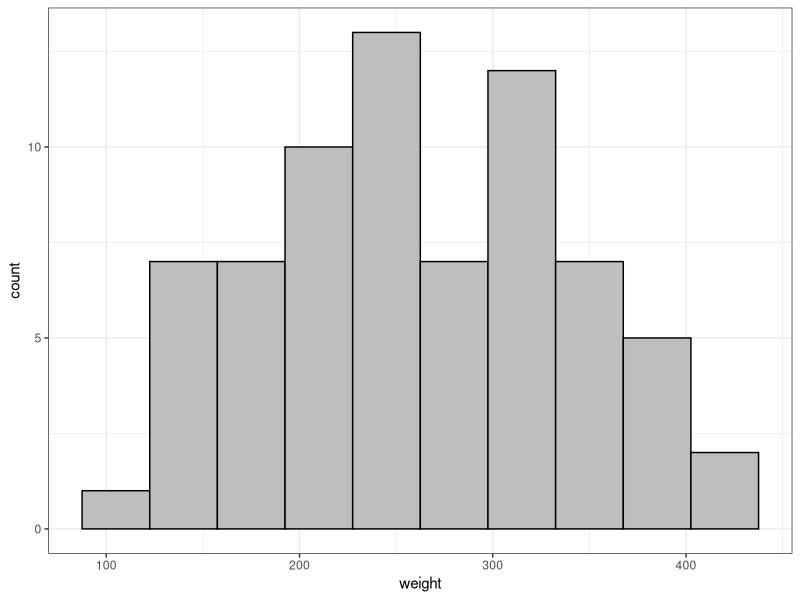
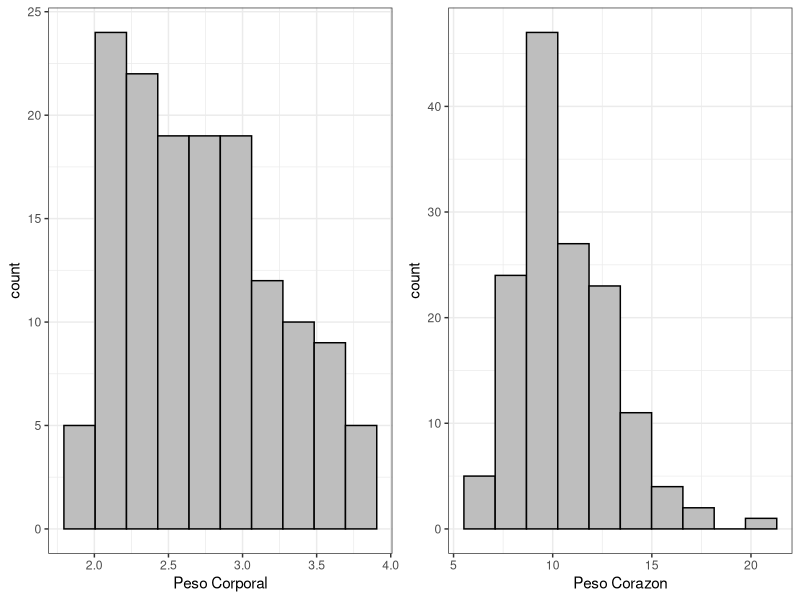
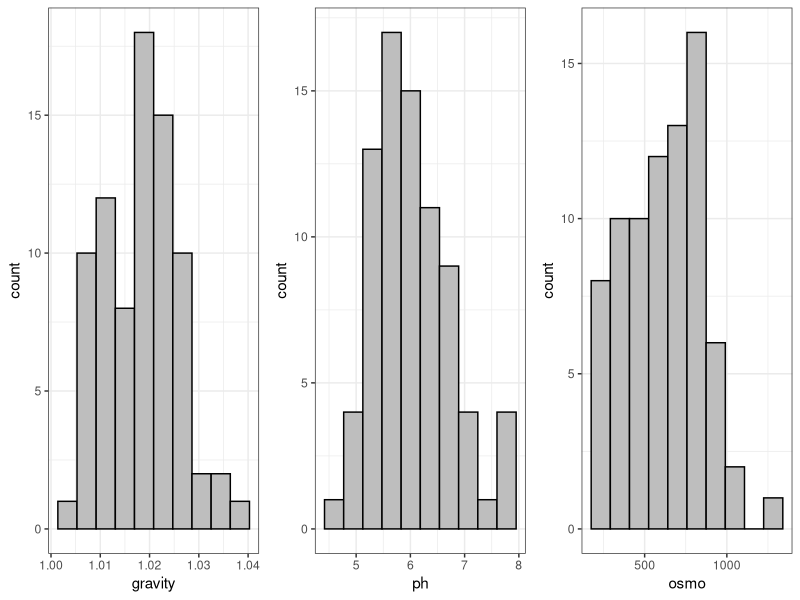
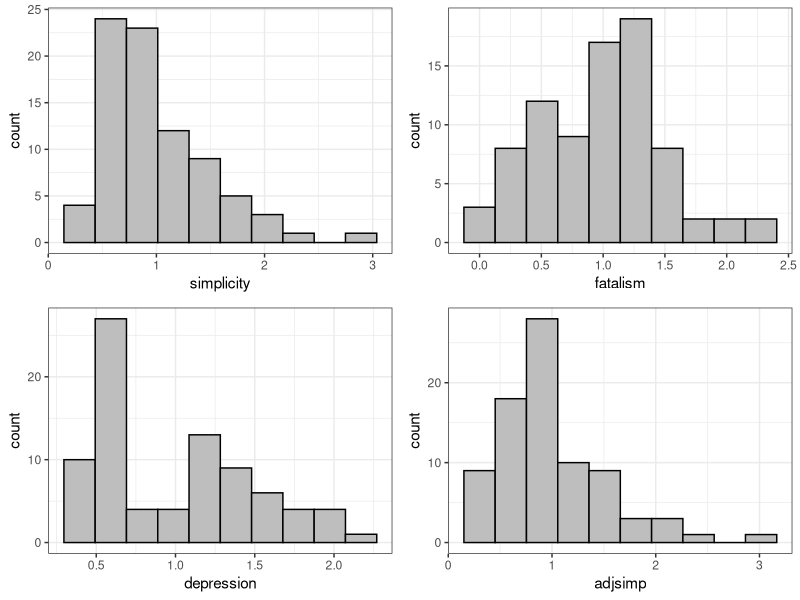

Write R code to recreate these figures, in order.
## ---- chunk 1
library(datasets)
library(tidyverse)
library(kableExtra)
library(knitr)
library(MASS)
library(boot)
library(carData)   
## ---- chunk 2
t1<-kable(data.frame(GL=c(70,35,10,5),t_0.05=qt(.05,c(70,35,10,5))))
kable_styling(t1,"striped", position = "center")

## ---- chunk 3
t1<-kable(data.frame(GL=c(70,35,15,10),Chi_0.05=qchisq(.05,c(70,35,15,10))))
kable_styling(t1,"striped", position = "center")

## ---- chunk 4
ggplot(chickwts, aes(x=weight)) + geom_histogram(bins=10,color="black",fill="grey")+ theme_bw()
## ---- chunk 5
chickwts$weight%>%summary
## ---- chunk 6
my_df<-c(5,10,35,70,100)  
t2<-data.frame(GL=my_df,q0.025=qt(0.025,my_df),q0.05=qt(0.05,my_df),q0.1=qt(0.1,my_df),q0.9=qt(0.9,my_df),q0.95=qt(0.95,my_df),q0.975=qt(0.975,my_df))

t2<-kable(t2)
kable_styling(t2,"striped", position = "center")

## ---- chunk 7
my_df<-c(15,20,35,70,100)  
t2<-data.frame(GL=my_df,q0.025=qchisq(0.025,my_df),q0.05=qchisq(0.05,my_df),q0.1=qchisq(0.1,my_df),q0.9=qchisq(0.9,my_df),q0.95=qchisq(0.95,my_df),q0.975=qchisq(0.975,my_df))

t2<-kable(t2)
kable_styling(t2,"striped", position = "center")

## ---- chunk 8
kable_styling(kable(head(cats[,2:3],10)),"striped", position = "center")
## ---- chunk 9
p1<-ggplot(cats, aes(x=Bwt)) + geom_histogram(bins=10,color="black",fill="grey")+ theme_bw()+xlab("Peso Corporal")
p2<-ggplot(cats, aes(x=Hwt)) + geom_histogram(bins=10,color="black",fill="grey")+ theme_bw()+xlab("Peso Corazon")
gridExtra::grid.arrange(grobs =list(p1,p2),nrow=1,ncol=2)
## ---- chunk 10
cats[,2:3]%>%summary
## ---- chunk 11
t2<-data.frame(promedio=apply(cats[,2:3],2,mean),varianza=apply(cats[,2:3],2,var))
t2<-kable(t2)
kable_styling(t2,"striped", position = "center")

## ---- chunk 12
alpha<-c(0.005,0.025,0.05,0.1)
GL<-c(35,50,75,90,120,143,144,150)
res<-outer(GL,c(alpha,rev(1-alpha)),function(x,y){qt(y,x)})
colnames(res)<-paste0("qT_",c(alpha,rev(1-alpha)))
res<-cbind(GL,res)

res<-kable(res)
kable_styling(res,"striped", position = "center")

## ---- chunk 13
alpha<-c(0.005,0.025,0.05,0.1)
GL<-c(35,50,75,90,120,143,144,150)
res<-outer(GL,c(alpha,rev(1-alpha)),function(x,y){qchisq(y,x)})
colnames(res)<-paste0("qChi_",c(alpha,rev(1-alpha)))
res<-cbind(GL,res)

res<-kable(res)
kable_styling(res,"striped", position = "center")

## ---- chunk 14
kable_styling(kable(head(urine[,2:4],10)),"striped", position = "center")
## ---- chunk 15
p1<-ggplot(urine, aes(x=gravity)) + geom_histogram(bins=10,color="black",fill="grey")+ theme_bw()
p2<-ggplot(urine, aes(x=ph )) + geom_histogram(bins=10,color="black",fill="grey")+ theme_bw()
p3<-ggplot(urine, aes(x=osmo)) + geom_histogram(bins=10,color="black",fill="grey")+ theme_bw()
gridExtra::grid.arrange(grobs =list(p1,p2,p3),nrow=1,ncol=3)
## ---- chunk 16
urine[,2:4]%>%summary
## ---- chunk 17
t2<-data.frame(promedio=apply(urine[,2:4],2,mean),varianza=apply(urine[,2:4],2,var))
t2<-kable(t2)
kable_styling(t2,"striped", position = "center")

## ---- chunk 18
alpha<-c(0.005,0.025,0.05,0.1)
GL<-c(35,50,77,78,79,90,120,143)
res<-outer(GL,c(alpha,rev(1-alpha)),function(x,y){qt(y,x)})
colnames(res)<-paste0("qT_",c(alpha,rev(1-alpha)))
res<-cbind(GL,res)

res<-kable(res)
kable_styling(res,"striped", position = "center")

## ---- chunk 19
alpha<-c(0.005,0.025,0.05,0.1)
GL<-c(35,50,77,78,79,90,120,143)
res<-outer(GL,c(alpha,rev(1-alpha)),function(x,y){qchisq(y,x)})
colnames(res)<-paste0("qChi_",c(alpha,rev(1-alpha)))
res<-cbind(GL,res)

res<-kable(res)
kable_styling(res,"striped", position = "center")

## ---- chunk 20
kable_styling(kable(head(Ginzberg[,1:4],10)),"striped", position = "center")
## ---- chunk 21
p1<-ggplot(Ginzberg, aes(x=simplicity)) + geom_histogram(bins=10,color="black",fill="grey")+ theme_bw()
p2<-ggplot(Ginzberg, aes(x=fatalism )) + geom_histogram(bins=10,color="black",fill="grey")+ theme_bw()
p3<-ggplot(Ginzberg, aes(x=depression)) + geom_histogram(bins=10,color="black",fill="grey")+ theme_bw()
p4<-ggplot(Ginzberg, aes(x=adjsimp)) + geom_histogram(bins=10,color="black",fill="grey")+ theme_bw()
gridExtra::grid.arrange(grobs =list(p1,p2,p3,p4),nrow=2,ncol=2)
## ---- chunk 22
Ginzberg[,1:4]%>%summary
## ---- chunk 23
t2<-data.frame(promedio=apply(Ginzberg[,1:4],2,mean),varianza=apply(Ginzberg[,1:4],2,var))
t2<-kable(t2)
kable_styling(t2,"striped", position = "center")

## ---- chunk 24
alpha<-c(0.005,0.025,0.05,0.1)
GL<-c(35,50,77,80,81,82,120,143)
res<-outer(GL,c(alpha,rev(1-alpha)),function(x,y){qt(y,x)})
colnames(res)<-paste0("qT_",c(alpha,rev(1-alpha)))
res<-cbind(GL,res)

res<-kable(res)
kable_styling(res,"striped", position = "center")

## ---- chunk 25
alpha<-c(0.005,0.025,0.05,0.1)
GL<-c(35,50,77,80,81,82,120,143)
res<-outer(GL,c(alpha,rev(1-alpha)),function(x,y){qchisq(y,x)})
colnames(res)<-paste0("qChi_",c(alpha,rev(1-alpha)))
res<-cbind(GL,res)

res<-kable(res)
kable_styling(res,"striped", position = "center")
